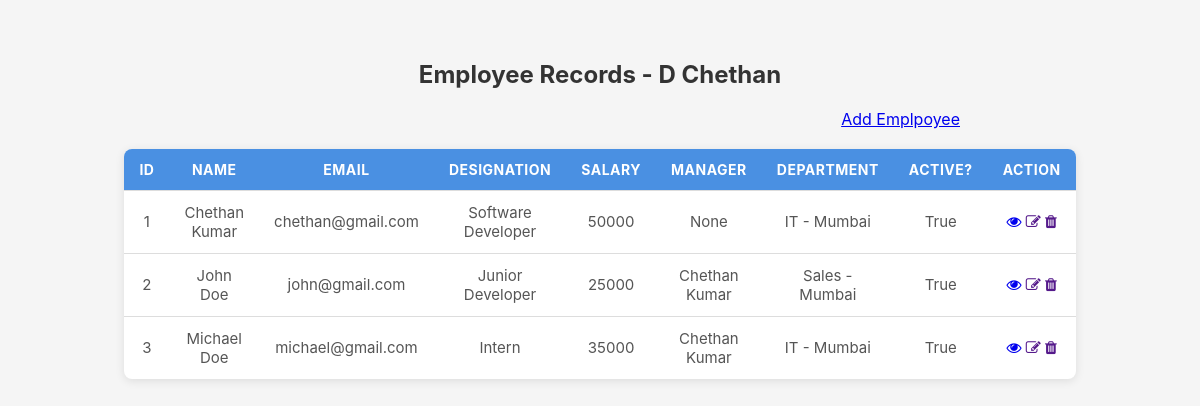
Before: / with the older database file.
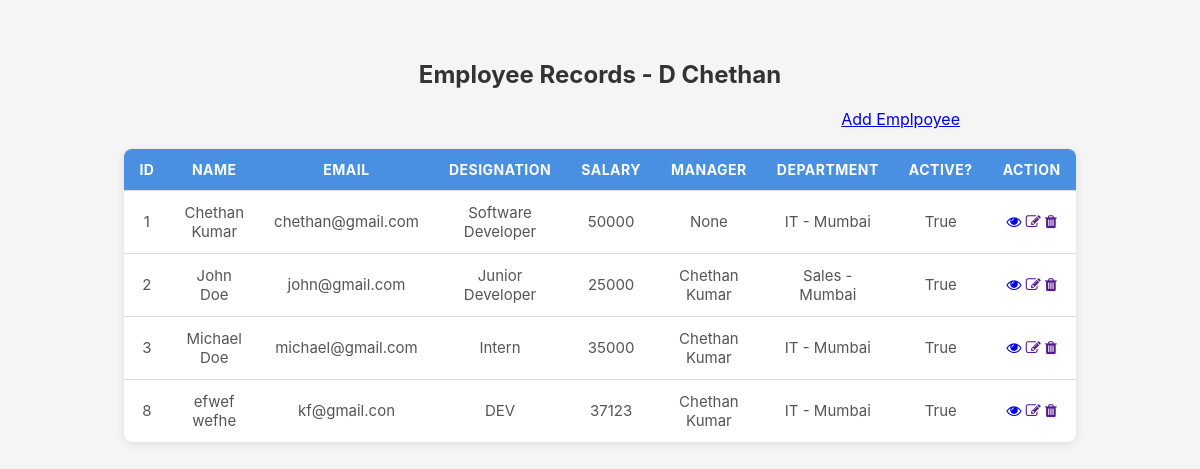
After: the same page with the newer database file.
### employees/models.py (models this page shows)
class Employee(models.Model):
    first_name = models.CharField(max_length=50)
    last_name = models.CharField(max_length=50)
    email = models.EmailField(unique=True)
    designation = models.CharField()
    image = models.ImageField(upload_to='emp_images',default="default.jpg")
    salary = models.IntegerField()
    joining_date = models.DateField()
    is_active = models.BooleanField(default=True)
    Department = models.ForeignKey(Department,on_delete=models.SET_NULL,blank=True,null=True)
    manager = models.ForeignKey("self", on_delete=models.SET_NULL,blank=True,null=True)
    def __str__(self):
        return f"{self.first_name} {self.last_name} "
    def full_name(self):
        return f"{self.first_name} {self.last_name} "

class Department(models.Model):
    name = models.CharField(max_length=25)
    location = models.CharField(max_length=25)
    def __str__(self):   # self = this fun belongs to the particuar class(this cls)
        return f"{self.name} - {self.location}"

### employees_main/views.py (the view)
# urls.py: 2. Add a URL to urlpatterns:  path('', views.home, name='home')
def home(request):
    employees = Employee.objects.all()   # this brigns all the data from the employee table
    context = {
        "employees" : employees
    }
    return render(request, "home.html", context)

### templates/home.html (shortened to what this page needs)
{%  load static %}
<!DOCTYPE html>
<html lang="en">
<head>
    <link rel="stylesheet" href="{% static 'css/style.css' %}">
    <link rel="stylesheet" href="https://cdnjs.cloudflare.com/ajax/libs/font-awesome/4.7.0/css/font-awesome.min.css">
</head>
<body>
    <h2>Employee Records - D Chethan </h2>
    <a href="{% url 'add_employee' %}" style="float: right;margin-right: 200px;">Add Emplpoyee</a>
    <br><br>
    <table>
        <thead>
            <tr>
                <th>ID</th>
                <th>Name</th>
                <th>Email</th>
                <th>Designation</th>
                <th>Salary</th>
                <th>Manager</th>
                <th>Department</th>
                <th>Active?</th>
                <th>Action</th>
            </tr>
        </thead>
        <tbody>
            {% for e in employees %}
                <tr>
                    <td>{{e.id}}</td>
                    <td>{{e.full_name}}</td>
                    <td>{{e.email}}</td>
                    <td>{{e.designation}}</td>
                    <td>{{e.salary}}</td>
                    <td>{{e.manager}}</td>
                    <td>{{e.Department}}</td>
                    <td>{{e.is_active}}</td>
                    <td>
                        <div>
                            <a href="{% url 'employee_detail' e.id %}"><i class="fa fa-eye"></i></a>
                            <a href=""><i class="fa fa-edit"></i></a>
                            <a href=""><i class="fa fa-trash"></i></a>
                        </div>
                    </td>
                </tr>
            {% endfor %}
        </tbody>
    </table>
</body>
</html>

Changed rows visible on the page:
added Employee: id "8", full_name "efwef wefhe", email "kf@gmail.con", designation "DEV", salary "37123", manager "Chethan Kumar", Department "IT - Mumbai", is_active "True"
